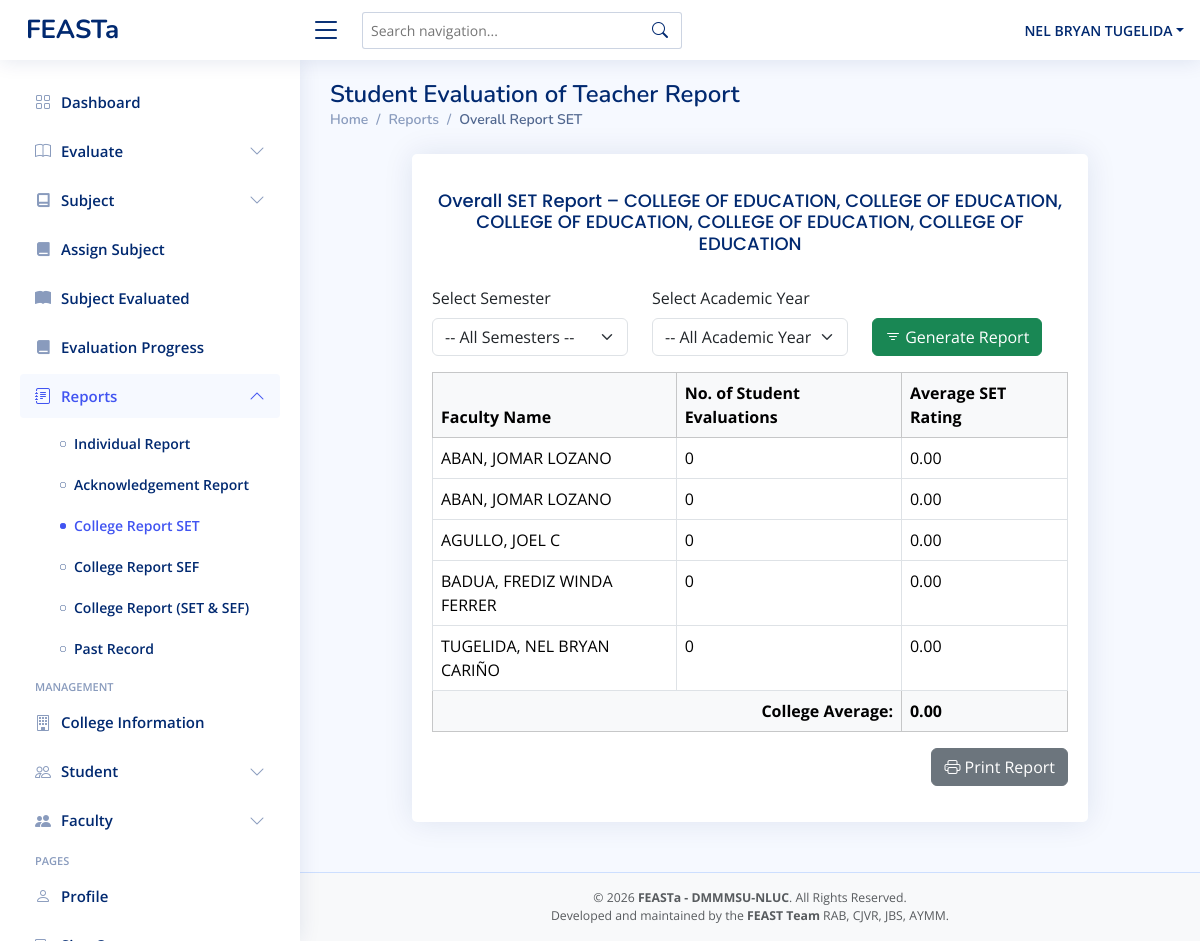
/admin-overallreport-set.php (signed in), run on the app's committed database.
### tables this page shows
CREATE TABLE `faculty` (
  `id` int(255) NOT NULL,
  `idnumber` varchar(255) NOT NULL,
  `first_name` varchar(50) NOT NULL,
  `mid_name` varchar(50) DEFAULT NULL,
  `last_name` varchar(50) NOT NULL,
  `password` varchar(255) DEFAULT NULL,
  `college` varchar(255) DEFAULT NULL,
  `program` varchar(255) DEFAULT NULL,
  `faculty_rank` varchar(50) DEFAULT NULL,
  `role` varchar(50) NOT NULL DEFAULT 'faculty',
  `status` varchar(11) NOT NULL DEFAULT 'active'
);

### admin-overallreport-set.php (the view, shortened to what this page needs)
<?php
include 'conn/conn.php';
$admin_id = $_SESSION['idnumber'];
$stmt = $conn->prepare("SELECT college_name FROM admin_college WHERE admin_idnumber = ?");
$stmt->bind_param("s", $admin_id);
$stmt->execute();
$result = $stmt->get_result();
$college = [];
while ($row = $result->fetch_assoc()) {
  $college[] = $row['college_name'];
}
$admin_college = !empty($college) ? implode(', ', $college) : 'No college Assigned';
$semester_filter = isset($_GET['semester']) ? $_GET['semester'] : '';
$year_filter     = isset($_GET['academic_year']) ? $_GET['academic_year'] : '';
$faculties = [];
$admin_assignments = [];
$stmt_admin_dept = $conn->prepare("SELECT college_name, program_name FROM admin_college WHERE admin_idnumber = ?");
$stmt_admin_dept->bind_param("s", $admin_id);
$stmt_admin_dept->execute();
$result = $stmt_admin_dept->get_result();
while ($row = $result->fetch_assoc()) {
  $admin_assignments[] = $row;
}
if (!empty($admin_assignments)) {
  $faculty_query_parts = [];
  $params = [];
  $types = "";
  foreach ($admin_assignments as $assignment) {
    $faculty_query_parts[] = "(college = ? AND program = ?)";
    $params[] = $assignment['college_name'];
    $params[] = $assignment['program_name'];
    $types .= "ss";
  }
  $faculty_where_sql = implode(' OR ', $faculty_query_parts);
  $sql = "
        SELECT idnumber, last_name, first_name, mid_name
        FROM faculty
        WHERE ($faculty_where_sql)
        ORDER BY last_name ASC
    ";
  $query = $conn->prepare($sql);
  $query->bind_param($types, ...$params);
  $query->execute();
  $faculties = $query->get_result()->fetch_all(MYSQLI_ASSOC);
}
$rows = '';
foreach ($faculties as $fac) {
  $fid = $fac['idnumber'];
  $sql = "
    SELECT COUNT(*) AS students, AVG(computed_rating) AS avg_rating
    FROM evaluation
    WHERE faculty_id = ?
  ";
  $params = [$fid];
  $types = "s";
  $stmtEval = $conn->prepare($sql);
  $stmtEval->bind_param($types, ...$params);
  $stmtEval->execute();
  $r = $stmtEval->get_result()->fetch_assoc();
  $count = (int)$r['students'];
  $avg = $count ? (float)$r['avg_rating'] : 0.00;
  $name = "{$fac['last_name']}, {$fac['first_name']} {$fac['mid_name']}";
  $avg_display = number_format($avg, 2);
  $rows .= "<tr><td>{$name}</td><td>{$count}</td><td>{$avg_display}</td></tr>";
}
$college_average = 0;
?>
<!DOCTYPE html>
<html>
<head>
  <?php include 'head.php' ?>
</head>
<body>
  <?php include 'admin-header.php'; ?>
  <?php include 'admin-sidebar.php' ?>
  <main id="main" class="main">
    <div class="pagetitle">
      <h1>Student Evaluation of Teacher Report</h1>
      <nav>
        <ol class="breadcrumb">
          <li class="breadcrumb-item"><a href="admin-dashboard.php">Home</a></li>
          <li class="breadcrumb-item">Reports</li>
          <li class="breadcrumb-item active">Overall Report SET</li>
        </ol>
      </nav>
    </div>
    <section class="section dashboard">
      <div class="container mt-4">
        <div class="row justify-content-center">
          <div class="col-lg-10">
            <div class="card">
              <div class="card-body">
                <h4 class="card-title text-center my-3">
                  Overall SET Report – <?= htmlspecialchars($admin_college) ?>
                </h4>
                <form method="GET" class="mb-3">
                  <div class="row align-items-end">
                    <div class="col-md-4">
                      <label for="semester" class="form-label">Select Semester</label>
                      <select name="semester" id="semester" class="form-select">
                        <option value="">-- All Semesters --</option>
                      </select>
                    </div>
                    <div class="col-md-4">
                      <label for="academic_year" class="form-label">Select Academic Year</label>
                      <select name="academic_year" id="academic_year" class="form-select">
                        <option value="">-- All Academic Years --</option>
                      </select>
                    </div>
                    <div class="col-md-auto">
                      <button type="submit" class="btn btn-success w-100">
                        <i class="bi bi-filter"></i> Generate Report
                      </button>
                    </div>
                  </div>
                </form>
                <div class="table-responsive">
                  <table class="table table-bordered table-hover">
                    <thead class="table-light">
                      <tr>
                        <th>Faculty Name</th>
                        <th>No. of Student Evaluations</th>
                        <th>Average SET Rating</th>
                      </tr>
                    </thead>
                    <tbody>
                      <?= $rows ?>
                    </tbody>
                    <tfoot>
                      <tr class="table-light fw-bold">
                        <td colspan="2" class="text-end">College Average:</td>
                        <td><?= number_format($college_average, 2) ?></td>
                      </tr>
                    </tfoot>
                  </table>
                </div>
                <div class="text-end mb-3">
                  <a href="admin-overallreport-set-print.php?semester=<?= urlencode($semester_filter) ?>&academic_year=<?= urlencode($year_filter) ?>"
                    class="btn btn-secondary" target="_blank">
                    <i class="bi bi-printer"></i> Print Report
                  </a>
                </div>
              </div>
            </div>
          </div>
        </div>
      </div>
    </section>
  </main>
  <?php include 'footer.php' ?>
</body>
</html>

### assets/css/style.css (style rules this page uses)
:root { scroll-behavior: smooth; }
body { font-family: "Open Sans", sans-serif; background: #f6f9ff; color: #444444; }
a { color: #4154f1; text-decoration: none; }
h1, h2, h3, h4, h5, h6 { font-family: "Nunito", sans-serif; }
#main { margin-top: 60px; padding: 20px 30px; transition: all 0.3s; }
.pagetitle { margin-bottom: 10px; }
.pagetitle h1 { font-size: 24px; margin-bottom: 0; font-weight: 600; color: #012970; }
.card { margin-bottom: 30px; border: none; border-radius: 5px; box-shadow: 0px 0 30px rgba(1, 41, 112, 0.1); }
.card-title { padding: 20px 0 15px 0; font-size: 18px; font-weight: 500; color: #012970; font-family: "Poppins", sans-serif; }
.card-body { padding: 0 20px 20px 20px; }
.breadcrumb { font-size: 14px; font-family: "Nunito", sans-serif; color: #899bbd; font-weight: 600; }
.breadcrumb a { color: #899bbd; transition: 0.3s; }
.breadcrumb .breadcrumb-item::before { color: #899bbd; }
.breadcrumb .active { color: #51678f; font-weight: 600; }
@media (min-width: 1200px) { #main, #footer { margin-left: 300px; } }

### data on the page
faculty: name "ABAN, JOMAR LOZANO", count "0", avg_display "0.00"
faculty: name "ABAN, JOMAR LOZANO", count "0", avg_display "0.00"
faculty: name "AGULLO, JOEL C", count "0", avg_display "0.00"
faculty: name "BADUA, FREDIZ WINDA FERRER", count "0", avg_display "0.00"
faculty: name "TUGELIDA, NEL BRYAN CARIÑO", count "0", avg_display "0.00"

### other printed values
$_SESSION['first_name'] "NEL BRYAN"
$_SESSION['last_name'] "TUGELIDA"
$admin_college "COLLEGE OF EDUCATION, COLLEGE OF EDUCATION, COLLEGE OF EDUCATION, COLLEGE OF EDUCATION, COLLEGE OF EDUCATION"
$college_average "0.00"
